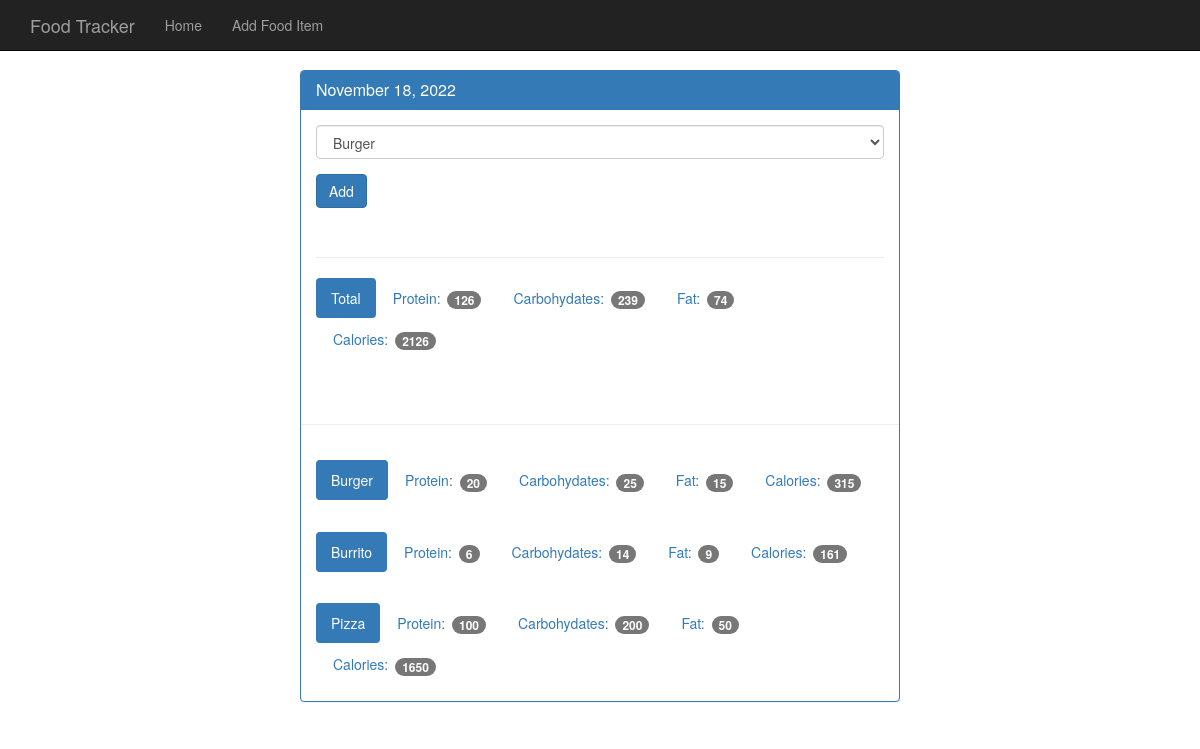
Screenshot of /view/20221118 with the database file from the repository.
### tables this page shows
CREATE TABLE food(
	id integer primary key autoincrement,
	name text not null,
	protein integer not null,
	carbohydrate integer not null,
	fat integer not null,
	calories integer not null
);

### app.py (the view)
@app.route('/view/<date>', methods=['GET', 'POST'])
def view(date):
	db = get_db()
	cur = db.execute('select id, entry_date from log_date where entry_date = ?', [date])
	date_result = cur.fetchone()
	if request.method == 'POST':
		db.execute('insert into food_date(food_id, log_date_id) values(?,?)', [request.form['food_select'], date_result['id']])
		db.commit()
	d = datetime.strptime(str(date_result['entry_date']), '%Y%m%d')
	pretty_date = datetime.strftime(d, '%B %d, %Y')
	food_cur = db.execute('select id, name from food')
	food_results = food_cur.fetchall()
	log_cur = db.execute('''select food.name, food.carbohydrate, food.fat, food.calories,
							food.protein from log_date join food_date on food_date.log_date_id = log_date.id
							join food on food.id=food_date.food_id where log_date.entry_date = ?''', [date])
	log_results = log_cur.fetchall()
	totals = {}
	totals['protein'] = 0
	totals['carbohydrate'] = 0
	totals['fat'] = 0
	totals['calories'] = 0
	for food in log_results:
		totals['protein'] += food['protein']
		totals['carbohydrate'] += food['carbohydrate']
		totals['fat'] += food['fat']
		totals['calories'] += food['calories']
	return render_template('day.html', date=pretty_date, entry_date=date_result['entry_date'], food_results=food_results, log_results=log_results, totals=totals)

### database.py (called while the page is built)
def connect_db():
	sql = sqlite3.connect('food_log.db', timeout=10)
	sql.row_factory = sqlite3.Row
	return sql

def get_db():
	if not hasattr(g, 'sqlite_db'):
		g.sqlite_db = connect_db()
	return g.sqlite_db

### templates/day.html
{% extends 'base.html' %}
{% block body %}
    <nav class="navbar navbar-inverse navbar-fixed-top">
      <div class="container">
        <div class="navbar-header">
          <a class="navbar-brand" href="{{ url_for('index') }}">Food Tracker</a>
        </div>
        <div id="navbar" class="navbar-collapse collapse">
          <ul class="nav navbar-nav">
            <li><a href="{{ url_for('index') }}">Home</a></li>
            <li><a href="{{ url_for('food') }}">Add Food Item</a></li>
          </ul>
        </div>
      </div>
    </nav>
    <div class="container theme-showcase col-sm-6 col-sm-offset-3" role="main">
      <div class="row">
        <div>
          <div class="panel panel-primary">
            <div class="panel-heading">
              <h3 class="panel-title">{{date}}</h3>
            </div>
            <div class="panel-body">
              <form method="POST" action="{{url_for('view', date=entry_date)}}">
                <div class="form-group">
                  <select class="form-control" name="food_select">
                    {% for food in food_results %}
                    <option value="{{food.id}}">{{food.name}}</option>
                    {% endfor %}
                  </select>
                </div>
                <button type="submit" class="btn btn-primary">Add</button>
              </form>
              <div class="page-header"></div>
              <ul class="nav nav-pills" role="tablist">
                <li class="active"><a>Total</a></li>
                <li><a>Protein: <span class="badge">{{totals.protein}}</span></a></li>
                <li><a>Carbohydates: <span class="badge">{{totals.carbohydrate}}</span></a></li>
                <li><a>Fat: <span class="badge">{{totals.fat}}</span></a></li>
                <li><a>Calories: <span class="badge">{{totals.calories}}</span></a></li>
              </ul>
            </div>
            <div class="page-header"></div>
            {% for food in log_results %}
            <div class="panel-body">
              <ul class="nav nav-pills" role="tablist">
                <li class="active"><a>{{food.name}}</a></li>
                <li><a>Protein: <span class="badge">{{food.protein}}</span></a></li>
                <li><a>Carbohydates: <span class="badge">{{food.carbohydrate}}</span></a></li>
                <li><a>Fat: <span class="badge">{{food.fat}}</span></a></li>
                <li><a>Calories: <span class="badge">{{food.calories}}</span></a></li>
              </ul>
            </div>
            {% endfor %}
          </div>
        </div>
      </div>
    </div>
{% endblock %}

### static/theme.css (style rules this page uses)
body { padding-top: 70px; padding-bottom: 30px; }

### rows the page displays
food: name "Burger", protein "20", carbohydrate "25", fat "15", calories "315"
food: name "Burrito", protein "6", carbohydrate "14", fat "9", calories "161"
food: name "Pizza", protein "100", carbohydrate "200", fat "50", calories "1650"

### other values shown
{{ date }} "November 18, 2022"
{{ totals.protein }} "126"
{{ totals.carbohydrate }} "239"
{{ totals.fat }} "74"
{{ totals.calories }} "2126"
form field food_select "Burger"
